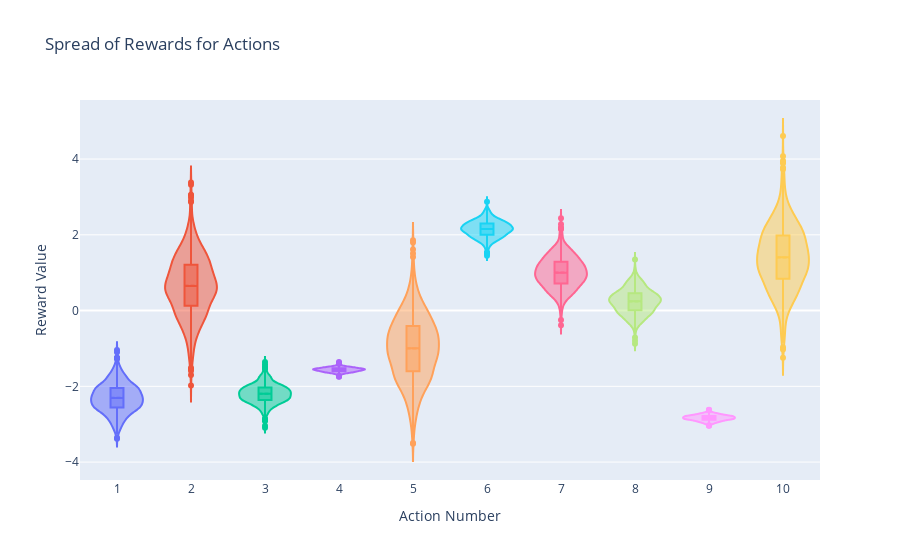
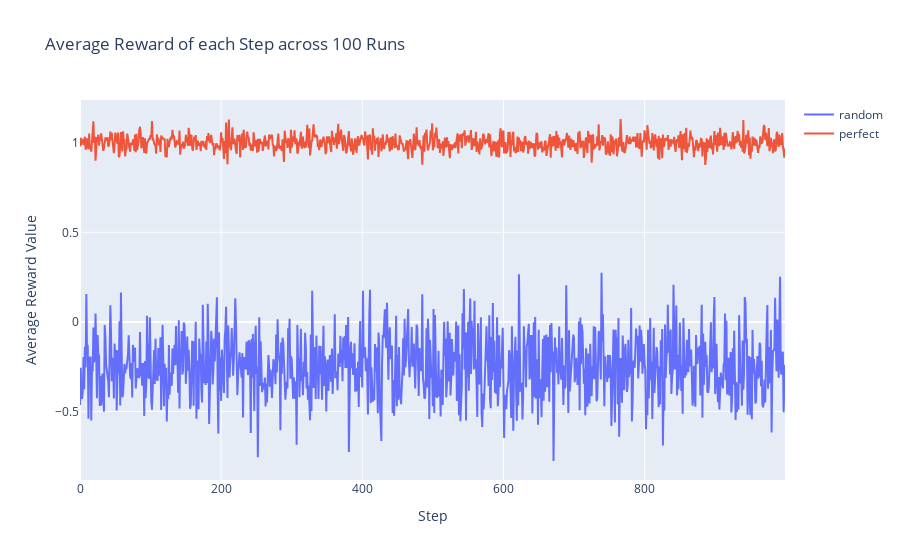
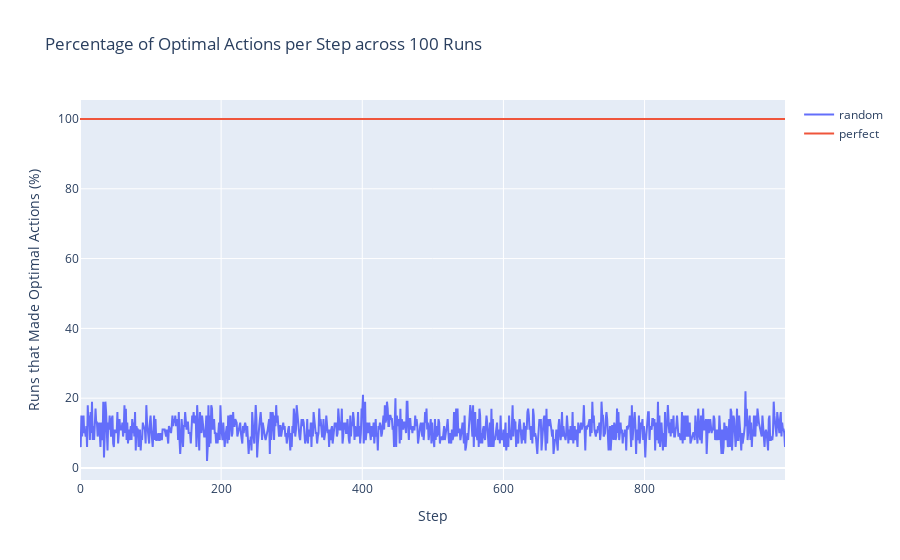

Source (notebook cell) for these figures, in order:
### Code cell
experiment.visualize_rewards()

### Figure 1 — Plotly figure (JSON) as saved in the notebook; plotly's stock layout.template omitted (floating-point values rounded to 4 significant figures; data arrays with more than 128 entries replaced by an {"elided": "..."} marker saying what was removed)
{"data": [{"box": {"visible": true}, "meanline": {"visible": true}, "name": "Action 1", "type": "violin", "x": {"elided": "1000 int values"}, "y": {"elided": "1000 float values"}}, {"box": {"visible": true}, "meanline": {"visible": true}, "name": "Action 2", "type": "violin", "x": {"elided": "1000 int values"}, "y": {"elided": "1000 float values"}}, {"box": {"visible": true}, "meanline": {"visible": true}, "name": "Action 3", "type": "violin", "x": {"elided": "1000 int values"}, "y": {"elided": "1000 float values"}}, {"box": {"visible": true}, "meanline": {"visible": true}, "name": "Action 4", "type": "violin", "x": {"elided": "1000 int values"}, "y": {"elided": "1000 float values"}}, {"box": {"visible": true}, "meanline": {"visible": true}, "name": "Action 5", "type": "violin", "x": {"elided": "1000 int values"}, "y": {"elided": "1000 float values"}}, {"box": {"visible": true}, "meanline": {"visible": true}, "name": "Action 6", "type": "violin", "x": {"elided": "1000 int values"}, "y": {"elided": "1000 float values"}}, {"box": {"visible": true}, "meanline": {"visible": true}, "name": "Action 7", "type": "violin", "x": {"elided": "1000 int values"}, "y": {"elided": "1000 float values"}}, {"box": {"visible": true}, "meanline": {"visible": true}, "name": "Action 8", "type": "violin", "x": {"elided": "1000 int values"}, "y": {"elided": "1000 float values"}}, {"box": {"visible": true}, "meanline": {"visible": true}, "name": "Action 9", "type": "violin", "x": {"elided": "1000 int values"}, "y": {"elided": "1000 float values"}}, {"box": {"visible": true}, "meanline": {"visible": true}, "name": "Action 10", "type": "violin", "x": {"elided": "1000 int values"}, "y": {"elided": "1000 float values"}}], "layout": {"autosize": true, "showlegend": false, "title": {"text": "Spread of Rewards for Actions"}, "violingap": 0, "xaxis": {"autorange": true, "dtick": 1, "range": [0.5, 10.5], "tick0": 1, "tickmode": "linear", "title": {"text": "Action Number"}, "type": "linear"}, "yaxis": {"autorange": true, "range": [-4.473, 5.56], "title": {"text": "Reward Value"}, "type": "linear"}}}

### Figure 2 — Plotly figure (JSON) as saved in the notebook; plotly's stock layout.template omitted (floating-point values rounded to 4 significant figures; data arrays with more than 128 entries replaced by an {"elided": "..."} marker saying what was removed)
{"data": [{"mode": "lines", "name": "random", "type": "scatter", "x": {"elided": "1000 int values"}, "y": {"elided": "1000 float values"}}, {"mode": "lines", "name": "perfect", "type": "scatter", "x": {"elided": "1000 int values"}, "y": {"elided": "1000 float values"}}], "layout": {"autosize": true, "showlegend": true, "title": {"text": "Average Reward of each Step across 100 Runs"}, "xaxis": {"autorange": true, "range": [0, 999], "title": {"text": "Step"}, "type": "linear"}, "yaxis": {"autorange": true, "range": [-0.882, 1.238], "title": {"text": "Average Reward Value"}, "type": "linear"}}}

### Figure 3 — Plotly figure (JSON) as saved in the notebook; plotly's stock layout.template omitted (floating-point values rounded to 4 significant figures; data arrays with more than 128 entries replaced by an {"elided": "..."} marker saying what was removed)
{"data": [{"mode": "lines", "name": "random", "type": "scatter", "x": {"elided": "1000 int values"}, "y": {"elided": "1000 float values"}}, {"mode": "lines", "name": "perfect", "type": "scatter", "x": {"elided": "1000 int values"}, "y": {"elided": "1000 int values"}}], "layout": {"autosize": true, "showlegend": true, "title": {"text": "Percentage of Optimal Actions per Step across 100 Runs"}, "xaxis": {"autorange": true, "range": [0, 999], "title": {"text": "Step"}, "type": "linear"}, "yaxis": {"autorange": true, "range": [-3.444, 105.4], "title": {"text": "Runs that Made Optimal Actions (%)"}, "type": "linear"}}}
